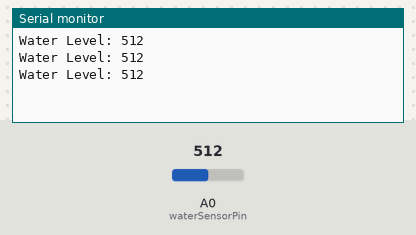
This sketch was run on a simulated Arduino Uno, built with avr-gcc and run on an emulated ATmega328P. Shown: the last lines printed to the serial monitor. The test bench sets the inputs (shaded band); at power-on: A0 (waterSensorPin) = 512.

Above: at 1.3 s.
1.4 s: A0 (waterSensorPin) set to 716
At 1.9 s:
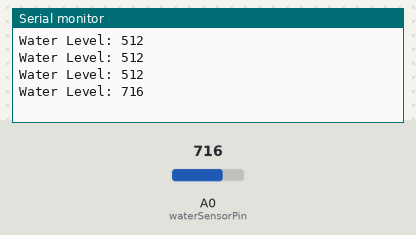
2.9 s: A0 (waterSensorPin) set to 900
At 3.4 s:
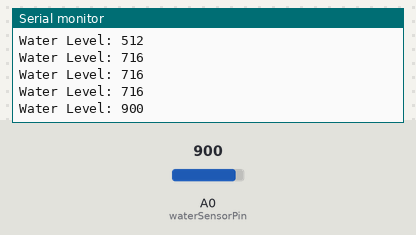
Timing chart, 0 to 5.9 s (numbered marks = the images above; inputs shaded):
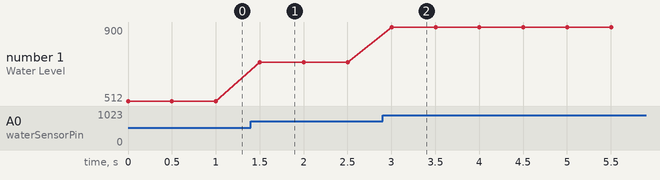

Measured:
- after the input at 1.4 s, the serial monitor: prints a new line after 0.10 s (image 1)
- after the input at 2.9 s, the serial monitor: prints a new line after 0.10 s (image 2)
- plotted number 1: 512 → 716 after the input at 1.4 s, 716 → 900 after the input at 2.9 s

The sketch:

Project_34_Water_Level_Sensor.ino
```cpp
// Project 34: Water Level Sensor
// Reads the value from a water level sensor and prints it to the Serial Monitor.

const int waterSensorPin = A0; // Sensor analog pin

void setup() {
  Serial.begin(9600);
}

void loop() {
  int sensorValue = analogRead(waterSensorPin);

  Serial.print("Water Level: ");
  Serial.println(sensorValue);

  delay(500);
}
```
